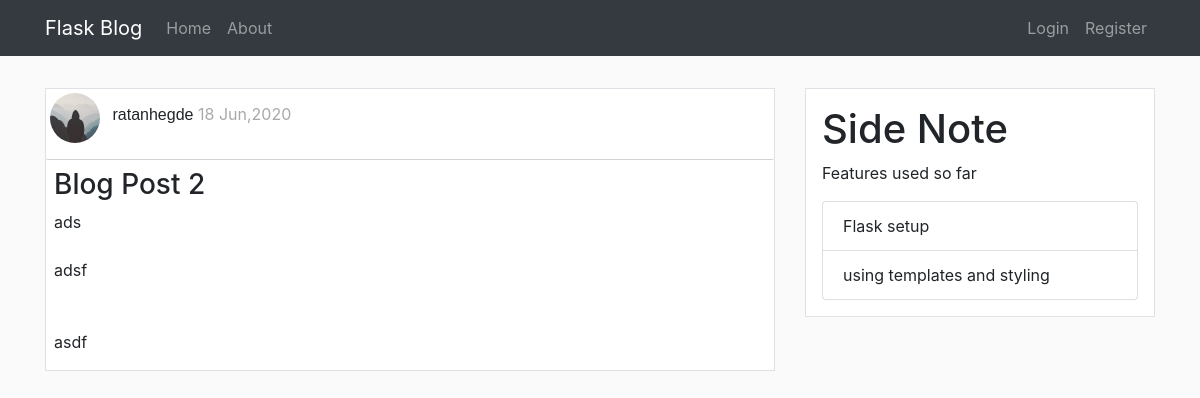
The page /post/2 on the database as committed earlier.
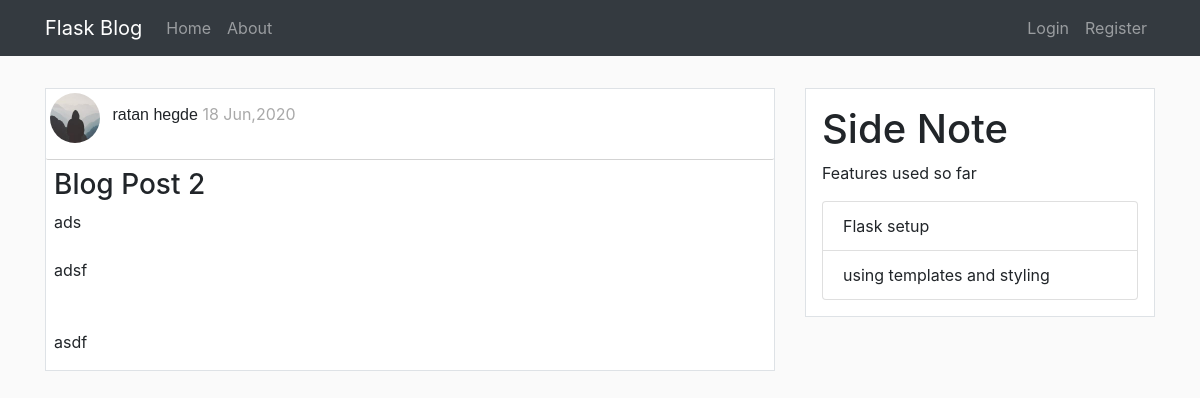
The same page on the database as committed later.
### flaskBlog/models.py (models this page shows, shortened)
class User(db.Model, UserMixin):
    id = db.Column(db.Integer , primary_key = True)
    username = db.Column(db.String(20), unique=True , nullable=False)
    email = db.Column(db.String(120), unique=True , nullable=False)
    image_file = db.Column(db.String(20), nullable=False, default='default.jpg')
    password = db.Column(db.String(60), nullable=False)
    posts = db.relationship('Post', backref='author', lazy=True)

### flaskBlog/posts/routes.py (the view)
@posts.route("/post/<int:post_id>")
def post(post_id):
    post = Post.query.get_or_404(post_id)
    return render_template('post.html',title=post.title,post=post)

### flaskBlog/templates/post.html (shortened to what this page needs)
{% extends 'layout.html' %}
{% block content %}
<div class="article border">
    <div class="post-metadata">
        <img class="rounded-circle mt-1 ml-1"
            src="{{ url_for('static',filename='profile_pics/'+post.author.image_file) }}" alt="" id="post_img">
        <span class="Postauthor ml-2"><a href="{{ url_for('users.user_posts',username=post.author.username) }}">{{ post.author.username }}</a></span>
        <span class="Postdate mr-1"> {{ post.date_posted.strftime('%d %b,%Y') }}</span>
    </div>
    <h3 class="mt-2 ml-2 mr-2">{{ post.title }}</h3>
    <p class="ml-2" id="article-content" style="white-space: pre-line;">{{ post.content }}</p>
</div>
{% endblock %}

Rows that differ between the two databases and show on the page:
changed User: image_file: a different picture; author.username "ratanhegde" → "ratan hegde"
